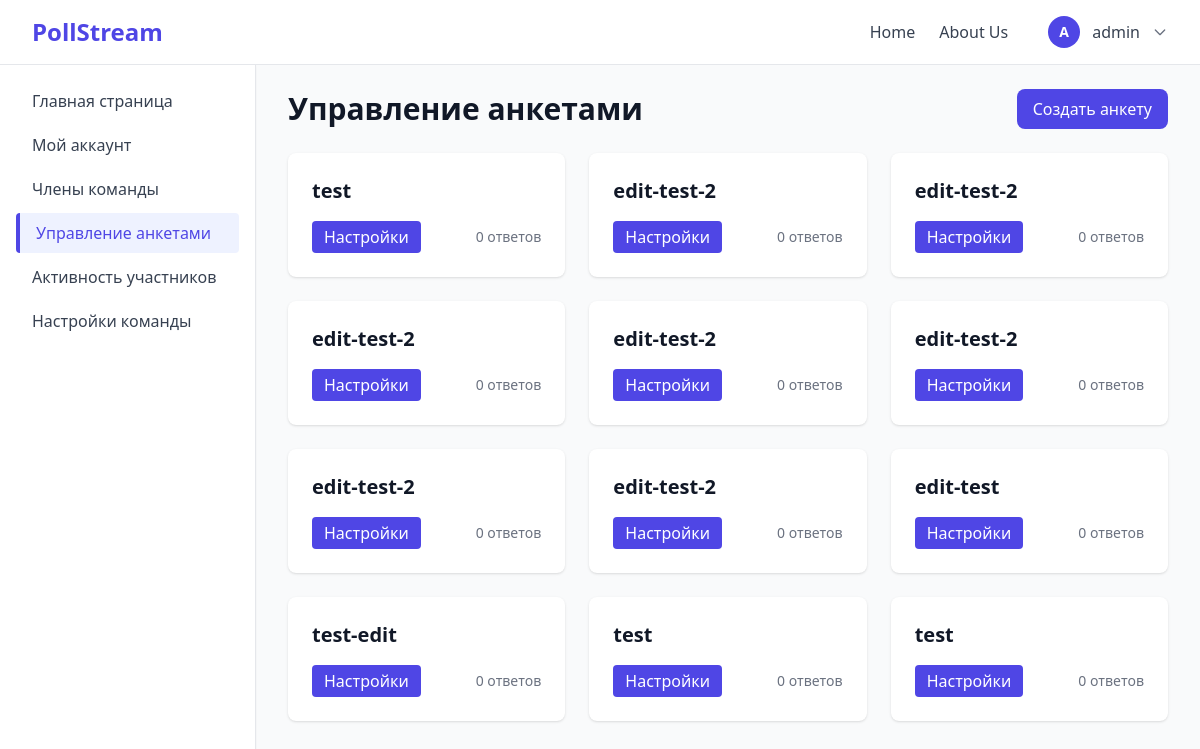
Page /dashboard/forms/ (signed in) on the committed database.
### polls/models.py (models this page shows, shortened)
class Survey(models.Model):
    VISIBILITY_CHOICES = [
        ('private', 'Приватная'),
        ('link', 'По ссылке'),
        ('public', 'Публичная'),
    ]
    RESPONSE_CHOICES = [
        ('unlimited', 'Неограниченное'),
        ('limited', 'Ограниченное количество'),
        ('date_limit', 'До определённой даты'),
    ]
    author = models.ForeignKey(User, on_delete=models.CASCADE, related_name="surveys")
    name = models.CharField(max_length=255, verbose_name="Название анкеты")
    description = models.TextField(blank=True, null=True, verbose_name="Описание анкеты")
    survey_type = models.CharField(max_length=50, default='custom', verbose_name="Тип анкеты")
    state_json = models.JSONField(blank=True, null=True, verbose_name="Структура анкеты")
    visibility = models.CharField(max_length=20, choices=VISIBILITY_CHOICES, default='link', verbose_name="Видимость")
    response_type = models.CharField(max_length=20, choices=RESPONSE_CHOICES, default='unlimited', verbose_name="Ограничение ответов")
    response_limit = models.IntegerField(blank=True, null=True, verbose_name="Максимум ответов")
    response_deadline = models.DateTimeField(blank=True, null=True, verbose_name="Крайний срок")
    show_progress_bar = models.BooleanField(default=True, verbose_name="Показывать прогресс")
    show_question_numbers = models.BooleanField(default=True, verbose_name="Показывать номера вопросов")
    shuffle_questions = models.BooleanField(default=False, verbose_name="Перемешивать вопросы")
    allow_edit_after_submit = models.BooleanField(default=False, verbose_name="Разрешить изменения после отправки")
    is_active = models.BooleanField(default=True, verbose_name="Активна")
    created_at = models.DateTimeField(auto_now_add=True, verbose_name="Дата создания")
    updated_at = models.DateTimeField(auto_now=True, verbose_name="Дата обновления")
    class Meta:
        verbose_name = "Анкета"
        verbose_name_plural = "Анкеты"
        ordering = ['-created_at']

### polls/views.py (the view)
# urls.py: path('dashboard/forms/', views.dashboard_forms, name='dashboard_forms'),
@login_required
def dashboard_forms(request):
    surveys = Survey.objects.filter(author=request.user).order_by('-created_at')
    return render(request, 'polls/dashboard_forms.html', {
        'surveys': surveys
    })

### polls/templates/polls/dashboard_forms.html (shortened to what this page needs)
{% extends 'polls/dashboard_base.html' %}
{% block content %}
<div class="space-y-6">
    <div class="flex items-center justify-between">
        <h1 class="text-3xl font-bold text-gray-900">Управление анкетами</h1>
        <a href="{% url 'create_survey' %}" class="px-4 py-2 bg-indigo-600 text-white rounded-lg font-medium hover:bg-indigo-700 transition">
            Создать анкету
        </a>
    </div>
    {% if surveys %}
    <div class="grid gap-6 md:grid-cols-2 lg:grid-cols-3">
        {% for survey in surveys %}
        <div class="bg-white rounded-lg shadow p-6 flex flex-col justify-between">
            <div>
                <h2 class="text-xl font-semibold text-gray-900">{{ survey.name }}</h2>
            </div>
            <div class="mt-4 flex justify-between items-center">
                <a href="{% url 'survey_settings' survey.id %}" class="px-3 py-1 bg-indigo-600 text-white rounded hover:bg-indigo-700">Настройки</a>
                <span class="text-sm text-gray-500">{{ survey.responses.count }} ответов</span>
            </div>
        </div>
        {% endfor %}
    </div>
    {% endif %}
</div>
{% endblock %}

### polls/templates/polls/dashboard_base.html (shortened to what this page needs)
<!DOCTYPE html>
{% load static %}
<html lang="ru">
<head>
    <script src="https://cdn.tailwindcss.com"></script>
</head>
<body class="bg-gray-50 text-gray-800">
<header class="bg-white border-b shadow-sm">
    <div class="max-w-full mx-auto px-8 h-16 flex items-center justify-between">
        <div class="font-bold text-indigo-600 text-2xl">PollStream</div>
        <nav class="flex items-center gap-6">
            <a href="{% url 'index' %}" class="text-base text-gray-700 hover:text-indigo-600 transition">Home</a>
            <a href="#" class="text-base text-gray-700 hover:text-indigo-600 transition">About Us</a>
            <div class="flex items-center gap-3 ml-4 relative">
                <button type="button" class="flex items-center gap-3 cursor-pointer" id="user-menu-button">
                    <div class="w-8 h-8 bg-indigo-600 text-white rounded-full flex items-center justify-center text-sm font-bold">
                        {{ request.user.username|first|upper }}
                    </div>
                    <span class="text-base text-gray-700">{{ request.user.get_full_name|default:request.user.username }}</span>
                    <svg class="w-4 h-4 text-gray-500" fill="none" stroke="currentColor" viewBox="0 0 24 24">
                        <path stroke-linecap="round" stroke-linejoin="round" stroke-width="2" d="M19 9l-7 7-7-7"></path>
                    </svg>
                </button>
            </div>
        </nav>
    </div>
</header>
<div class="flex h-screen bg-gray-50">
    <aside class="w-64 bg-white border-r border-gray-200 shadow-sm">
        <nav class="p-4 space-y-1">
            <a href="{% url 'index' %}" class="{% if request.resolver_match.url_name == 'dashboard_home' %}bg-indigo-50 text-indigo-600 border-l-4 border-indigo-600{% else %}text-gray-700 hover:bg-gray-50{% endif %} block px-4 py-2 rounded transition">
                <span class="font-medium">Главная страница</span>
            </a>
            <a href="{% url 'dashboard_profile' %}" class="{% if request.resolver_match.url_name == 'dashboard_profile' %}bg-indigo-50 text-indigo-600 border-l-4 border-indigo-600{% else %}text-gray-700 hover:bg-gray-50{% endif %} block px-4 py-2 rounded transition">
                <span class="font-medium">Мой аккаунт</span>
            </a>
            <a href="{% url 'dashboard_team' %}" class="{% if request.resolver_match.url_name == 'dashboard_team' %}bg-indigo-50 text-indigo-600 border-l-4 border-indigo-600{% else %}text-gray-700 hover:bg-gray-50{% endif %} block px-4 py-2 rounded transition">
                <span class="font-medium">Члены команды</span>
            </a>
            <a href="{% url 'dashboard_forms' %}" class="{% if request.resolver_match.url_name == 'dashboard_forms' %}bg-indigo-50 text-indigo-600 border-l-4 border-indigo-600{% else %}text-gray-700 hover:bg-gray-50{% endif %} block px-4 py-2 rounded transition">
                <span class="font-medium">Управление анкетами</span>
            </a>
            <a href="{% url 'dashboard_activity' %}" class="{% if request.resolver_match.url_name == 'dashboard_activity' %}bg-indigo-50 text-indigo-600 border-l-4 border-indigo-600{% else %}text-gray-700 hover:bg-gray-50{% endif %} block px-4 py-2 rounded transition">
                <span class="font-medium">Активность участников</span>
            </a>
            <a href="{% url 'dashboard_settings' %}" class="{% if request.resolver_match.url_name == 'dashboard_settings' %}bg-indigo-50 text-indigo-600 border-l-4 border-indigo-600{% else %}text-gray-700 hover:bg-gray-50{% endif %} block px-4 py-2 rounded transition">
                <span class="font-medium">Настройки команды</span>
            </a>
        </nav>
    </aside>
    <main class="flex-1 overflow-y-auto">
        <div class="max-w-6xl mx-auto px-8 py-6">
            {% block content %}{% endblock %}
        </div>
    </main>
</div>
</body>
</html>

### rows in the picture
Survey: name "test", responses.count "0"
Survey: name "edit-test-2", responses.count "0"
Survey: name "edit-test-2", responses.count "0"
Survey: name "edit-test-2", responses.count "0"
Survey: name "edit-test-2", responses.count "0"
Survey: name "edit-test-2", responses.count "0"
Survey: name "edit-test-2", responses.count "0"
Survey: name "edit-test-2", responses.count "0"
Survey: name "edit-test", responses.count "0"
Survey: name "test-edit", responses.count "0"
Survey: name "test", responses.count "0"
Survey: name "test", responses.count "0"

### other values in the picture
{{ request.user.username|first|upper }} "A"
{{ request.user.get_full_name|default:request.user.username }} "admin"
